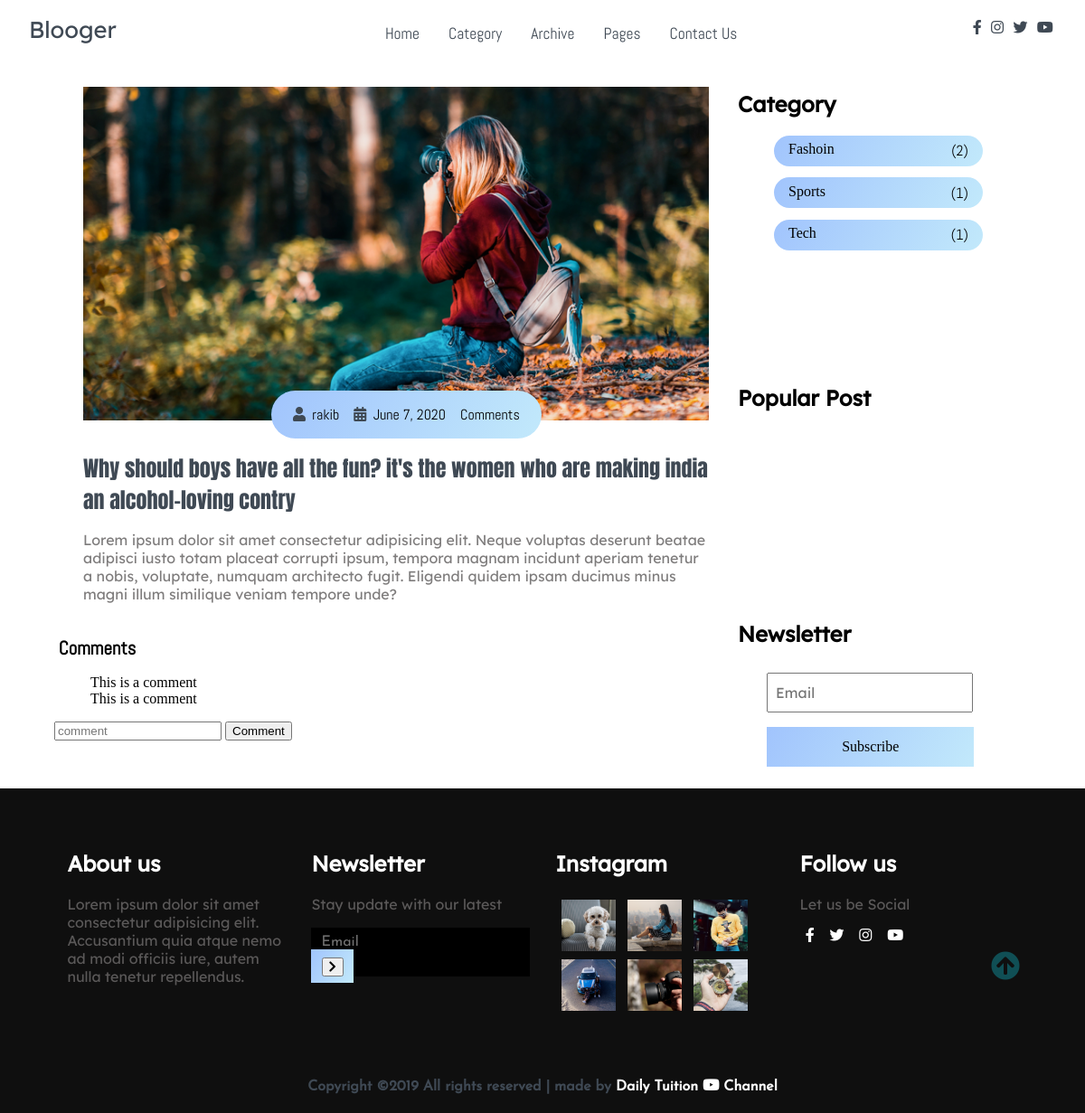
The app's page /post_view/1/ with its own data.
### post/models.py (models this page shows, shortened)
class Post(models.Model):
    title = models.CharField(max_length=100)
    overview = models.TextField()
    timestamp = models.DateTimeField(auto_now_add=True)
    comment_count = models.IntegerField(default=0)
    view_count = models.IntegerField(default=0)
    author = models.ForeignKey(Author,on_delete=models.CASCADE)
    thumbnail = models.ImageField()
    categories = models.ManyToManyField(Category)
    Featured = models.BooleanField(default=False)

class Author(models.Model):
    user = models.OneToOneField(User, on_delete=models.CASCADE)
    def __str__(self):
        return self.user.username

class Category(models.Model):
    title = models.CharField(max_length=100)

### post/views.py (the view)
# urls.py: path('post_view/<id>/',views.post_view, name="post_view")
def post_view(request,id):
    cat_count = category_count()
    post = get_object_or_404(Post, id=id)
    context={
        'post':post,
        'cat_count':cat_count,
    }
    return render(request,'post.html',context)

### post/views.py (called while the page is built)
def category_count():
    qs = Post.objects.values('categories__title').annotate(Count('categories'))
    return qs

### post/templates/post.html
{% extends 'base.html'%}
{% load static %}
{% block content %}
    {% include 'nav.html' %}
    <main>
        <section class="container">
            <div class="site-content">
                <div class="posts">
                    <div class="post-content" data-aos="zoom-in" data-aos-delay="200">
                        <div class="post-image">
                            <div>
                                <img src="{{post.thumbnail.url}}" class="img" alt="blog1">
                            </div>
                            <div class="post-info flex-row">
                                <span><i class="fas fa-user text-gray"></i>&nbsp;&nbsp;{{post.author}}</span>
                                <span><i class="fas fa-calendar-alt text-gray"></i>&nbsp;&nbsp;{{post.timestamp|date}}</span>
                                <span>{{view_post.comment_count}} Comments</span>
                            </div>
                        </div>
                        <div class="post-title">
                            <a href="#">{{post.title}}</a>
                            <p>{{post.overview}}
                            </p>
                        </div>
                    </div>
                    <div class="comments">
                        <div class="list-comments">
                            <h3>Comments</h3>
                            <ul>
                                <li>This is a comment</li>
                                <li>This is a comment</li>
                            </ul>
                        </div>
                        <div class="give-comment">
                            <form action="">
                                <input type="text" placeholder="comment">
                                <button type="submit">Comment</button>
                            </form>
                        </div>
                    </div>
                </div>
            {% include 'sidebar.html' %}
            </div>
        </section>
    </main>
    {% include 'footer.html' %}
    {% endblock %}

### post/templates/sidebar.html (shortened to what this page needs)
{% load static %}
<aside class="sidebar">
    <div class="category">
        <h2>Category</h2>
        <ul class="category-list">
            {% for cat in cat_count %}
            <li class="list-items" data-aos="fade-left" data-aos-delay="100">
                <a href="#">{{ cat.categories__title}}</a>
                <span>({{ cat.categories__count}})</span>
            </li>
            {% endfor %}
        </ul>
    </div>
    <div class="popular-post">
        <h2>Popular Post</h2>
        <div class="post-content" data-aos="flip-up" data-aos-delay="200">
        </div>
    </div>
    <div class="newsletter" data-aos="fade-up" data-aos-delay="300">
        <h2>Newsletter</h2>
        <div class="form-element">
            <form action="." method="POST">
            <input type="text" class="input-element" name="email" placeholder="Email">
            <button class="btn form-btn" type="submit">Subscribe</button>
        </form>
        </div>
    </div>
</aside>

### static/css/all.css (style rules this page uses)
.fa, .fas, .far, .fal, .fad, .fab { -moz-osx-font-smoothing: grayscale; -webkit-font-smoothing: antialiased; display: inline-block; font-style: normal; font-variant: normal; text-rendering: auto; line-height: 1; }
.fa-calendar-alt:before { content: "\f073"; }
.fa-user:before { content: "\f007"; }
.fa, .fas { font-family: 'Font Awesome 5 Free'; font-weight: 900; }

### static/css/Style.css (style rules this page uses)
html, body { margin: 0%; box-sizing: border-box; overflow-x: hidden; }
:root { --text-gray: #3f4954; --text-light : #686666da; --bg-color: #0f0f0f; --white: #ffffff; --midnight: #104f55; --sky: linear-gradient(120deg, #a1c4fd 0%, #c2e9fb 100%); --Abel: 'Abel', cursive; --Anton: 'Anton', cursive; --Josefin : 'Josefin', cursive; --Lexend: 'Lexend', cursive; --Livvic : 'Livvic', cursive; }
a { text-decoration: none; color: var(--text-gray); }
.flex-row { display: flex; flex-direction: row; flex-wrap: wrap; }
ul { list-style-type: none; }
h2 { font-family: var(--Lexend); }
h3 { font-family: var(--Abel); font-size: 1.3rem; }
button.btn { border: none; border-radius: 2rem; padding: 1rem 3rem; font-size: 1rem; font-family: var(--Livvic); cursor: pointer; }
span { font-family: var(--Abel); }
.container { margin: 0 5vw; }
.text-gray { color: var(--text-gray); }
p { font-family: var(--Lexend); color: var(--text-light); }
main .site-title h1, h3 { margin: .3rem; }
main .site-content { display: grid; grid-template-columns: 70% 30%; }
main .post-content { width: 100%; }
main .site-content .post-content > .post-image, .post-title { padding: 1rem 2rem; position: relative; }
main .site-content .post-content > .post-image .post-info { background: var(--sky); padding: 1rem; position: absolute; bottom: 0%; left: 20vw; border-radius: 3rem; }
main .site-content .post-content > .post-image > div { overflow: hidden; }
main .site-content .post-content > .post-image .img { width: 100%; transition: all 1s ease; }
main .site-content .post-content > .post-image .post-info span { margin: 0 .5rem; }
main .post-content .post-title a { font-family: var(--Anton); font-size: 1.5rem; }
.site-content > .sidebar .category-list { font-family: var(--Livvic); }
.site-content > .sidebar .category-list .list-items { background: var(--sky); padding: .4rem 1rem; margin: .8rem 0; border-radius: 3rem; width: 70%; display: flex; justify-content: space-between; }
.site-content > .sidebar .category-list .list-items a { color: black; }
.site-content .sidebar .popular-post .post-content { padding: 1rem 0; }
.site-content .sidebar .popular-post h2 { padding-top: 8rem; }
.site-content .sidebar .newsletter { padding-top: 10rem; }
.site-content .sidebar .newsletter .form-element { padding: .5rem 2rem; }
.site-content .sidebar .newsletter .input-element { width: 80%; height: 1.9rem; padding: .3rem .5rem; font-family: var(--Lexend); font-size: 1rem; }
.site-content .sidebar .newsletter .form-btn { border-radius: 0; padding: .8rem 32%; margin: 1rem 0; background: var(--sky); }

### records on screen
Post: thumbnail (picture), author "rakib", timestamp "June 7, 2020", title "Why should boys have all the fun? it's the women who are making india an alcohol-loving contry", overview "Lorem ipsum dolor sit amet consectetur adipisicing elit. Neque voluptas deserunt beatae adipisci iusto totam placeat corrupti ipsum, tempora magnam incidunt aperiam tenetur a nobis, voluptate, numquam architecto fugit. Eligendi quidem ipsam ducimus minus magni illum similique veniam tempore unde?"
Category: categories__title "Fashoin", categories__count "2"
Category: categories__title "Sports", categories__count "1"
Category: categories__title "Tech", categories__count "1"
